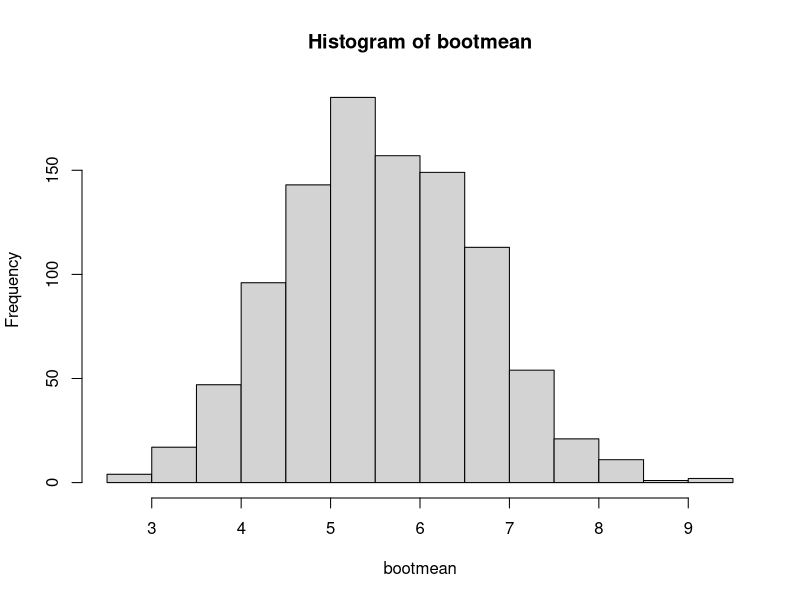
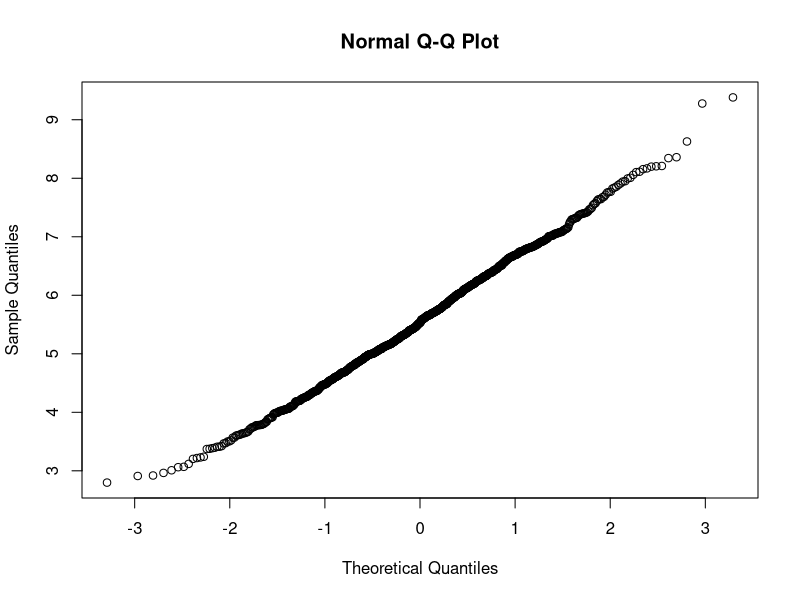

Write the R code that produced these figures, in order.
## ---- chunk 1
#knitr::opts_chunk$set(echo = TRUE)
## ---- chunk 2
# Exponenial bootstrap
R <- 1000                                    # R: number of replications
bootmean <- numeric(R)                       # bootmean: vector of mean values w R values
x <- rexp(n=15, rate = .2)                    # X: vector containing the sample to bootstrap
FirstMean <- mean(x)                         # FirstMean: mean of the first sample
bootSE <- sd(x)/sqrt(length(x))              # bootSE: SE of the first sample

for (i in 1:R) {                             # create a loop from 1 to R  (replications)
  # create a new sample based on the original sample with replacement) 
  bootsample <- sample(x, size=length(x), replace=TRUE)     
   # append the mean of the new sample to a vector
  bootmean[i] <- mean(bootsample)                          
}

## ---- chunk 3
x                                            # display X (sample)
FirstMean                                    # display Firstmean (mean of the sample)
bootSE                                       # display bootSE (SE for the sample)  
summary(bootmean)                             # 5 number summary of vector containing bootstrap sample means
## ---- chunk 4
hist(bootmean)                              # histogram of mean scores from bootstrap vector
## ---- chunk 5
qqnorm(bootmean)                            # qqplot of mean scores from bootstrap vector
